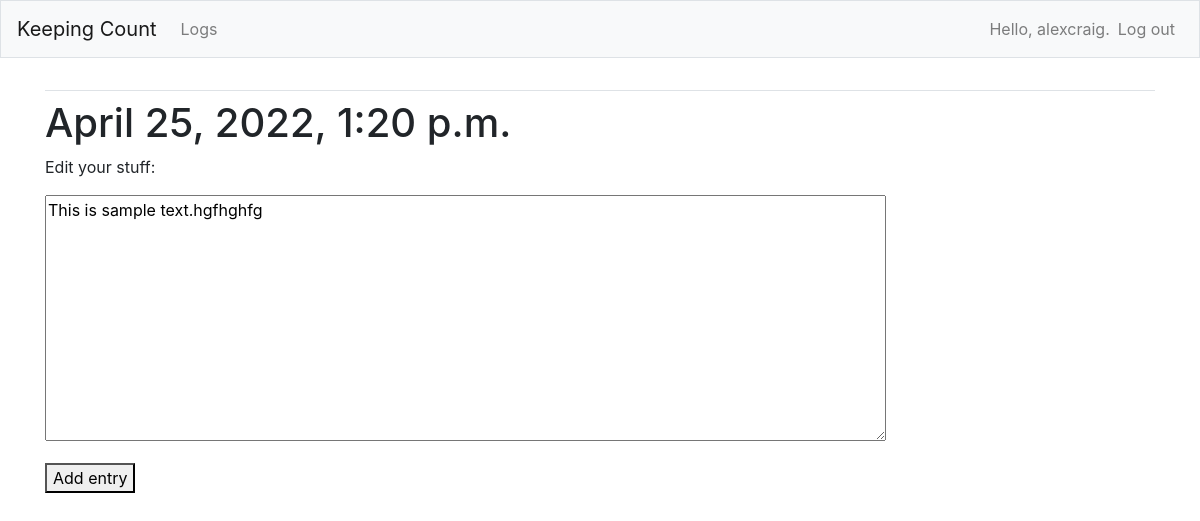
The page /edit_entry/2/ (signed in) on the database its author committed.
### logs/models.py (models this page shows, shortened)
class Log(models.Model):
    text = models.TextField()
    date_added = models.DateTimeField(auto_now_add=True)
    date_updated = models.DateTimeField(auto_now=True)
    owner = models.ForeignKey(User, on_delete=models.CASCADE)
    objects = models.Manager()

### logs/views.py (the view)
# urls.py: path('edit_entry/<int:log_id>/', views.edit_entry, name='edit_entry')
@login_required
def edit_entry(request, log_id):
    entry = Log.objects.get(id=log_id)
    if entry.owner != request.user:
        raise Http404
    if request.method != 'POST':
        form = EntryForm(instance=entry)
    else:
        form = EntryForm(instance=entry, data=request.POST)
        if form.is_valid():
            form.save()
            return redirect('logs:logs')
    context = {'log': entry, 'form': form}
    return render(request, 'logs/edit_entry.html', context)

### logs/forms.py
class EntryForm(forms.ModelForm):
    class Meta:
        model = Log
        fields = ['text']
        labels = {'text': ''}
        widgets = {'text': forms.Textarea(attrs={'cols': 80})}

### logs/templates/logs/edit_entry.html (shortened to what this page needs)
{% extends "base.html" %}
{% block content %}
    <h1>{{log.date_added}}</h1>
    <p>Edit your stuff:</p>
    <form action="{%url 'logs:edit_entry' log.id %}" method='post'>
        {{ form.as_p }}
        <button name='submit'>Add entry</button>
    </form>
{% endblock content%}

### keeping_count/templates/base.html (shortened to what this page needs)
{% load bootstrap4 %}
<!DOCTYPE html>
<html lang="en">
<head>
    {% bootstrap_css %}
</head>
<body>
    <nav class="navbar navbar-expand-md navbar-light bg-light mb-4 border">
        <a class="navbar-brand" href ="{% url 'home' %}">Keeping Count</a>
        <div class="collapse navbar-collapse" id="navbarCollapse">
            <ul class="navbar-nav mr-auto">
                {% if user.is_authenticated %}
                <li class="nav-item">
                    <a class="nav-link" href ="{% url 'logs:logs' %}">Logs</a>
                </li>
            </ul>
            <ul class="navbar-nav ml-auto">
                <li class="nav-item">
                    <span class="navbar-text">Hello, {{ user.username }}.</span>
                </li>
                <li class="nav-item">
                    <a class="nav-link" href="{% url 'users:logout' %}">Log out</a>
                </li>
                {% endif %}
            </ul>
        </div>
    </nav>
    <main role="main" class="container">
        <div class="pb-2 mb-2 border-bottom">
        </div>
        <div>
            {% block content %}{% endblock content %}
        </div>
    </main>
</body>
</html>

### rows shown on the page
Log: date_added "April 25, 2022, 1:20 p.m.", text "This is sample text.hgfhghfg"

### other values the page prints
{{ user.username }} "alexcraig"
